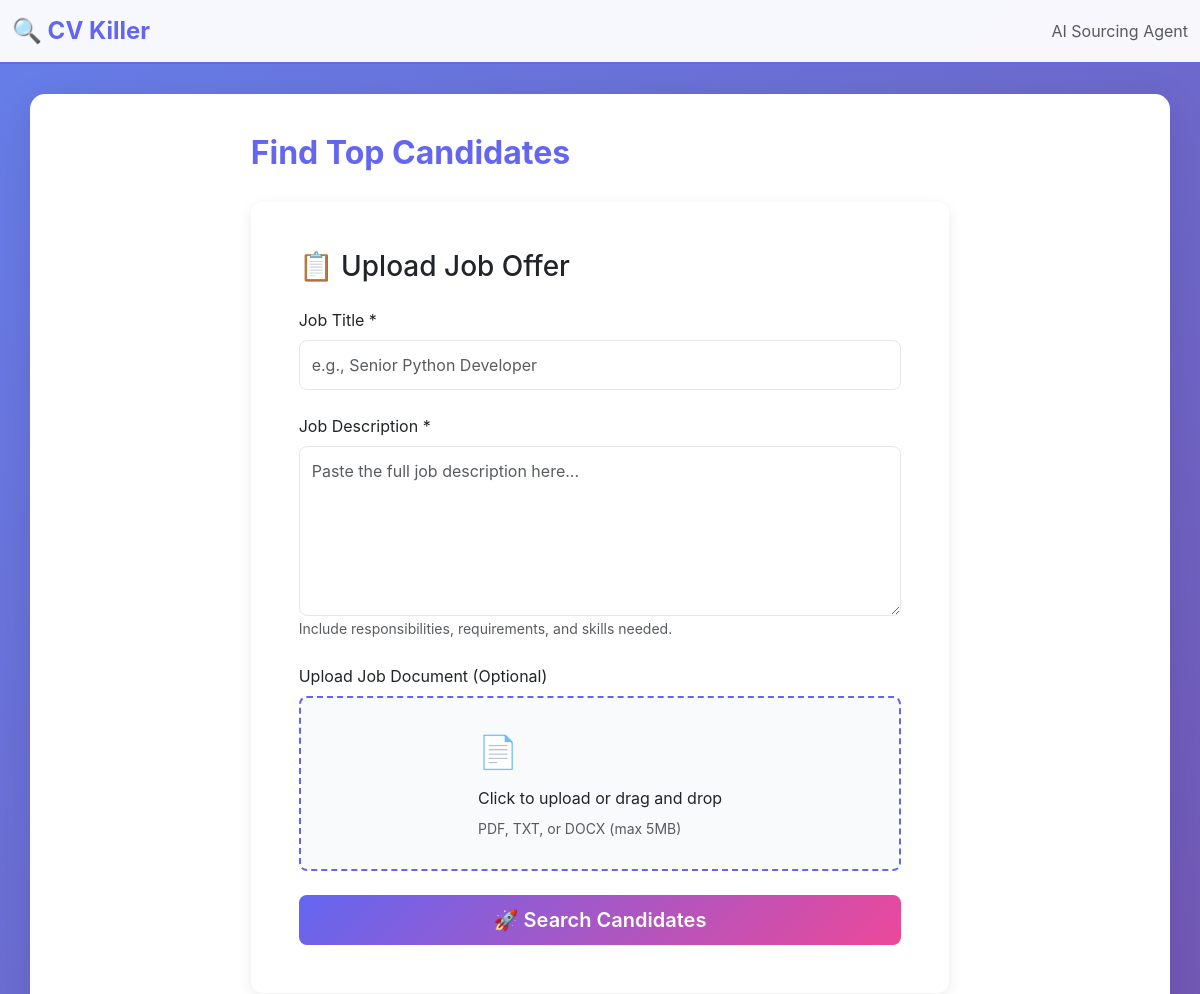
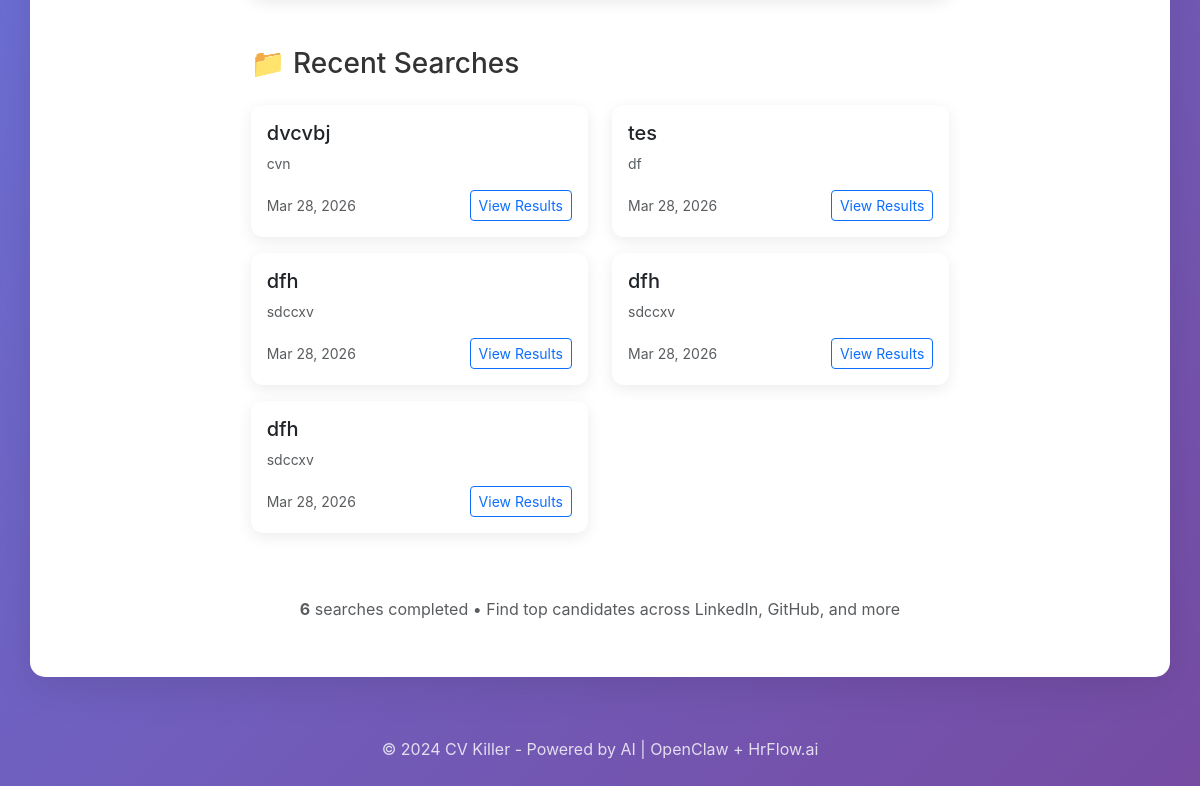
The page / on the database its author committed (2 pictures, top to bottom).
### sourcing/models.py (models this page shows, shortened)
class JobOffer(models.Model):
    title = models.CharField(max_length=255)
    description = models.TextField()
    file = models.FileField(
        upload_to='job_offers/',
        validators=[FileExtensionValidator(allowed_extensions=['pdf', 'txt', 'docx'])]
    )
    created_at = models.DateTimeField(auto_now_add=True)
    updated_at = models.DateTimeField(auto_now=True)
    class Meta:
        ordering = ['-created_at']
        verbose_name = 'Job Offer'
        verbose_name_plural = 'Job Offers'

### sourcing/views.py (the view, shortened to what this page needs)
# urls.py: path('', views.index, name='index'),
def index(request):
    context = {}
    context['recent_jobs'] = JobOffer.objects.all()[:5]
    context['total_searches'] = SearchSession.objects.count()
    return render(request, 'sourcing/index.html', context)

### templates/sourcing/index.html (shortened to what this page needs)
{% extends 'base.html' %}
{% block content %}
<div class="row">
    <div class="col-lg-8 mx-auto">
        <h1 class="page-title">Find Top Candidates</h1>
        <div class="card mb-5">
            <div class="card-body p-5">
                <h3 class="mb-4">📋 Upload Job Offer</h3>
                <form method="POST" enctype="multipart/form-data">
                    <div class="mb-4">
                        <label for="title" class="form-label">Job Title *</label>
                        <input type="text" class="form-control" id="title" name="title"
                               placeholder="e.g., Senior Python Developer" required>
                    </div>
                    <div class="mb-4">
                        <label for="description" class="form-label">Job Description *</label>
                        <textarea class="form-control" id="description" name="description"
                                  rows="6" placeholder="Paste the full job description here..."
                                  required></textarea>
                        <small class="text-muted">Include responsibilities, requirements, and skills needed.</small>
                    </div>
                    <div class="mb-4">
                        <label for="file" class="form-label">Upload Job Document (Optional)</label>
                        <div class="file-upload">
                            <label for="file">
                                <div>
                                    <div style="font-size: 2rem; margin-bottom: 10px;">📄</div>
                                    <div>Click to upload or drag and drop</div>
                                    <small class="text-muted d-block mt-2">PDF, TXT, or DOCX (max 5MB)</small>
                                </div>
                            </label>
                        </div>
                    </div>
                    <button type="submit" class="btn btn-primary btn-lg w-100">
                        🚀 Search Candidates
                    </button>
                </form>
            </div>
        </div>
        {% if recent_jobs %}
        <div class="mt-5">
            <h3 class="mb-4">📁 Recent Searches</h3>
            <div class="row">
                {% for job in recent_jobs %}
                <div class="col-md-6 mb-3">
                    <div class="card">
                        <div class="card-body">
                            <h5 class="card-title">{{ job.title }}</h5>
                            <p class="card-text text-muted small">{{ job.description|truncatewords:20 }}</p>
                            <div class="d-flex justify-content-between align-items-center">
                                <small class="text-muted">{{ job.created_at|date:"M d, Y" }}</small>
                                {% if job.search_sessions.count %}
                                <a href="{% url 'search_results' job.search_sessions.first.id %}"
                                   class="btn btn-sm btn-outline-primary">View Results</a>
                                {% endif %}
                            </div>
                        </div>
                    </div>
                </div>
                {% endfor %}
            </div>
        </div>
        {% endif %}
        <div class="mt-5 text-center">
            <p class="text-muted">
                <strong>{{ total_searches }}</strong> searches completed • Find top candidates across LinkedIn, GitHub, and more
            </p>
        </div>
    </div>
</div>
{% endblock %}

### templates/base.html (shortened to what this page needs)
<!DOCTYPE html>
<html lang="en">
<head>
    <link rel="stylesheet" href="https://cdn.jsdelivr.net/npm/bootstrap@5.3.0/dist/css/bootstrap.min.css">
</head>
<body>
    <nav class="navbar navbar-expand-lg">
        <div class="container-fluid">
            <a class="navbar-brand" href="{% url 'index' %}">🔍 CV Killer</a>
            <span class="navbar-text text-muted">AI Sourcing Agent</span>
        </div>
    </nav>
    <div class="container-lg container-main">
        {% block content %}{% endblock %}
    </div>
    <div class="footer">
        <p>&copy; 2024 CV Killer - Powered by AI | OpenClaw + HrFlow.ai</p>
    </div>
</body>
</html>

### templates/base.html (style rules this page uses)
:root { --primary-color: #6366f1; --secondary-color: #ec4899; --success-color: #10b981; --warning-color: #f59e0b; --danger-color: #ef4444; }
body { font-family: -apple-system, BlinkMacSystemFont, 'Segoe UI', 'Roboto', 'Oxygen', 'Ubuntu', 'Cantarell', sans-serif; background: linear-gradient(135deg, #667eea 0%, #764ba2 100%); min-height: 100vh; color: #333; }
.navbar { background: rgba(255, 255, 255, 0.95); border-bottom: 2px solid var(--primary-color); }
.navbar-brand { font-weight: 700; color: var(--primary-color) !important; font-size: 1.5rem; }
.container-main { background: white; border-radius: 15px; box-shadow: 0 10px 40px rgba(0, 0, 0, 0.1); margin-top: 30px; padding: 40px; margin-bottom: 40px; }
.page-title { color: var(--primary-color); font-weight: 700; margin-bottom: 30px; font-size: 2rem; }
.btn-primary { background: linear-gradient(135deg, var(--primary-color), var(--secondary-color)); border: none; padding: 10px 30px; font-weight: 600; }
.form-control { border-radius: 8px; border: 1px solid #e5e7eb; padding: 12px; }
.file-upload { position: relative; display: inline-block; width: 100%; }
.file-upload label { display: flex; align-items: center; justify-content: center; padding: 30px; background: #f9fafb; border: 2px dashed var(--primary-color); border-radius: 8px; cursor: pointer; transition: all 0.3s ease; }
.card { border: none; border-radius: 12px; box-shadow: 0 4px 15px rgba(0, 0, 0, 0.08); transition: transform 0.3s ease, box-shadow 0.3s ease; }
.footer { text-align: center; padding: 20px; color: rgba(255, 255, 255, 0.8); margin-top: 40px; }

### rows shown on the page
JobOffer: title "dvcvbj", description "cvn", created_at "Mar 28, 2026", shows "View Results"
JobOffer: title "tes", description "df", created_at "Mar 28, 2026", shows "View Results"
JobOffer: title "dfh", description "sdccxv", created_at "Mar 28, 2026", shows "View Results"
JobOffer: title "dfh", description "sdccxv", created_at "Mar 28, 2026", shows "View Results"
JobOffer: title "dfh", description "sdccxv", created_at "Mar 28, 2026", shows "View Results"

### other values the page prints
{{ total_searches }} "6"
